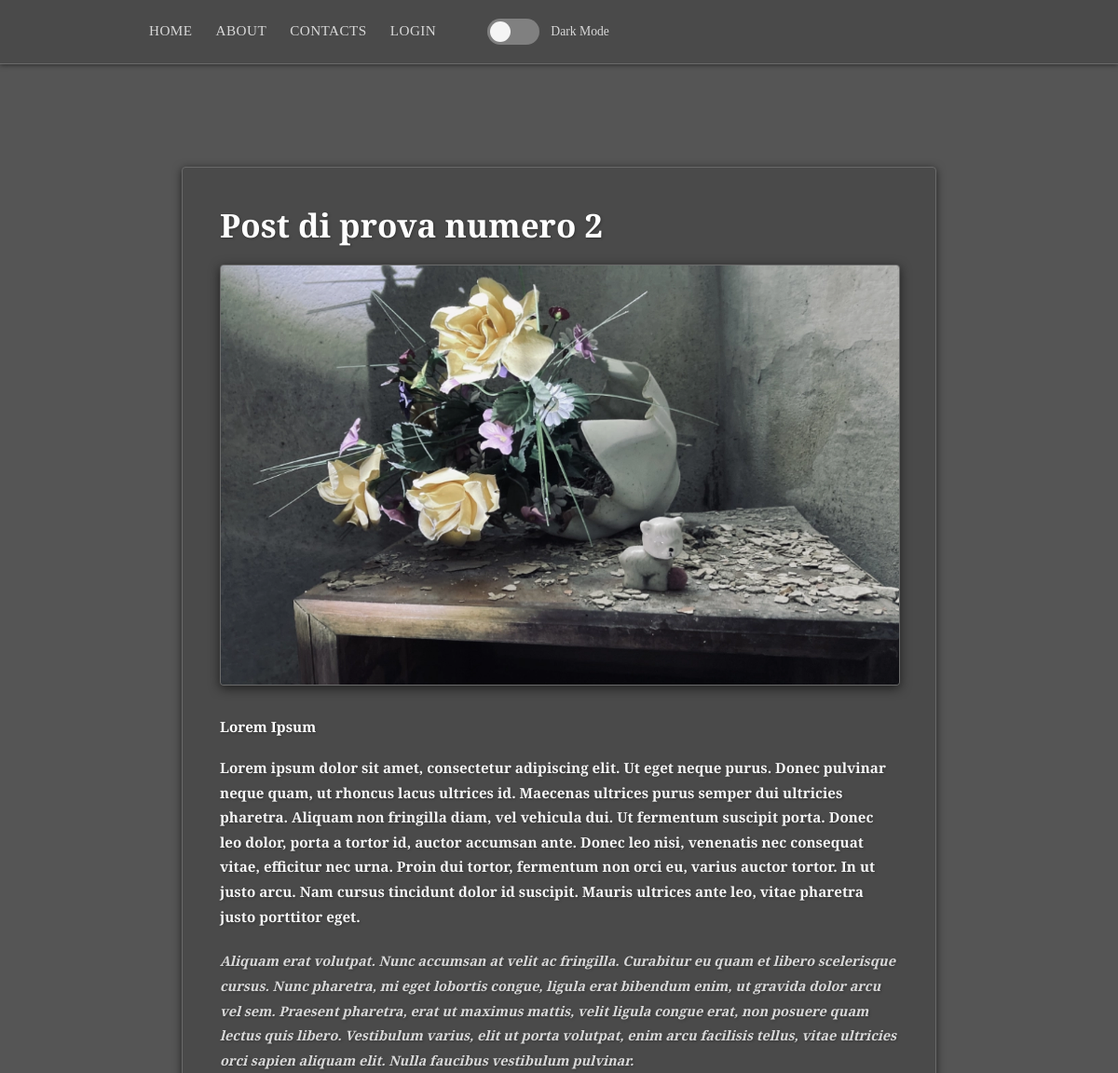
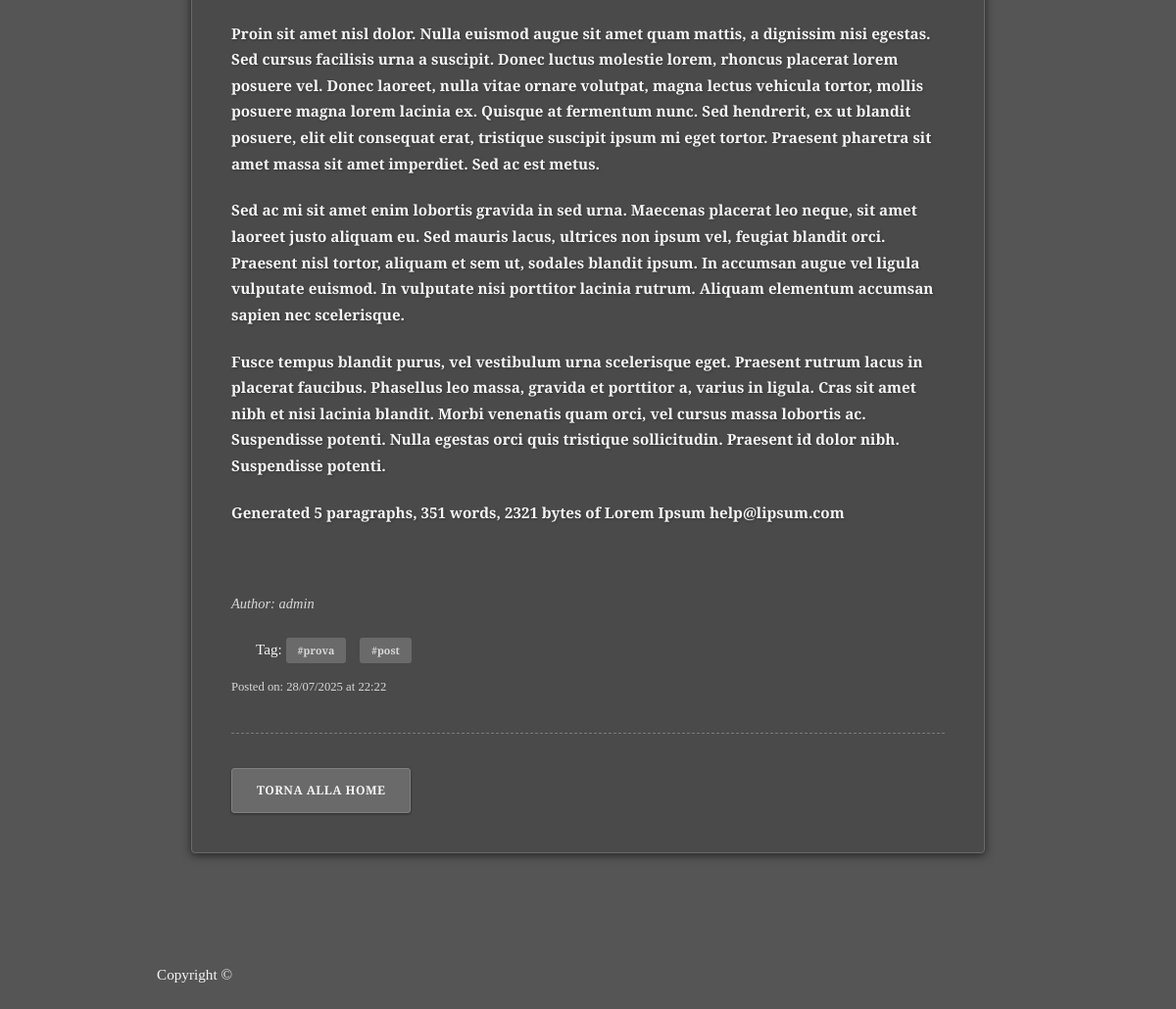
Page /view/2 on the committed database (2 pictures, top to bottom).
### app.py (models this page shows, shortened)
class Post(db.Model):
    id = db.Column(db.Integer, primary_key=True)
    title = db.Column(db.String(200), nullable=False)
    content = db.Column(db.Text, nullable=False)
    creation_date = db.Column(db.DateTime, default=datetime.now())
    user_id = db.Column(db.Integer, db.ForeignKey('user.id'), nullable=False)
    image_file = db.Column(db.String(28), nullable=True, default=None)
    tags = db.relationship('Tag', secondary=post_tags, backref=db.backref('posts', lazy='dynamic'))

class User(db.Model, UserMixin):
    id = db.Column(db.Integer, primary_key=True)
    is_admin = db.Column(db.Boolean, default=False)
    is_banned = db.Column(db.Boolean, default=False, nullable=False)
    username = db.Column(db.String(28), unique=True, nullable=False)
    email = db.Column(db.String(120), unique=True, nullable=False)
    password_hash = db.Column(db.String(128), nullable=False)
    post = db.relationship('Post', backref='author', lazy='dynamic')

class Tag(db.Model):
    id = db.Column(db.Integer, primary_key=True)
    tag_name = db.Column(db.String(28), nullable=False, unique=True)

### app.py (the view)
@app.route('/view/<int:post_id>')
def view_post(post_id):
    post = Post.query.get_or_404(post_id)
    return render_template('view.html', post=post)

### templates/view.html (shortened to what this page needs)
{% extends "base.html" %}
{% block content %}
<div class="container">
    <article class="blog-post">
        <h2>{{ post.title }}</h2>
         {% if post.image_file and post.image_file != 'default.jpg' %}
            <img src="{{ url_for('static', filename='uploads/' + post.image_file) }}" alt="{{ post.title }}" class="featured-image">
        {% endif %}
        <p>{{ post.content | safe }}</p>
        <br>
        <p><i>Author: <a href="{{ url_for('about')}}">{{ post.author.username }}</a> </i></p>
        {% if post.tags %}
        <span class="tags">
            Tag:
            {% for tag in post.tags %}
            <a href="{{ url_for('posts_by_tags', tag_name=tag.tag_name) }}">#{{ tag.tag_name }}</a>
            {% endfor %}
        </span>
        {% endif %}
        <small>Posted on: {{ post.creation_date.strftime('%d/%m/%Y at %H:%M')}}</small>
        <hr>
        <a href="{{ url_for('index') }}" class="btn">Torna alla Home</a>
    </article>
</div>
{% endblock%}

### rows in the picture
Post: title "Post di prova numero 2", image_file (picture), content "Lorem Ipsum Lorem ipsum dolor sit amet, consectetur adipiscing elit. Ut eget neque purus. Donec pulvinar neque quam, ut rhoncus lacus ultrices id. Maecenas ultrices purus semper dui ultricies pharetra. Aliquam non fringilla diam, vel vehicula dui. Ut fermentum suscipit porta. Donec leo dolor, porta a tortor id, auctor accumsan ante. Donec leo nisi, venenatis nec consequat vitae, efficitur nec urna. Proin dui tortor, fermentum non orci eu, varius auctor tortor. In ut justo arcu. Nam cursus tincidunt dolor id suscipit. Mauris ultrices ante leo, vitae pharetra justo porttitor eget. Aliquam erat volutpat. Nunc accumsan at velit ac fringilla. Curabitur eu quam et libero scelerisque cursus. Nunc…", creation_date "28/07/2025 at 22:22"
User: author.username "admin"
Tag: tag_name "prova"
Tag: tag_name "post"
